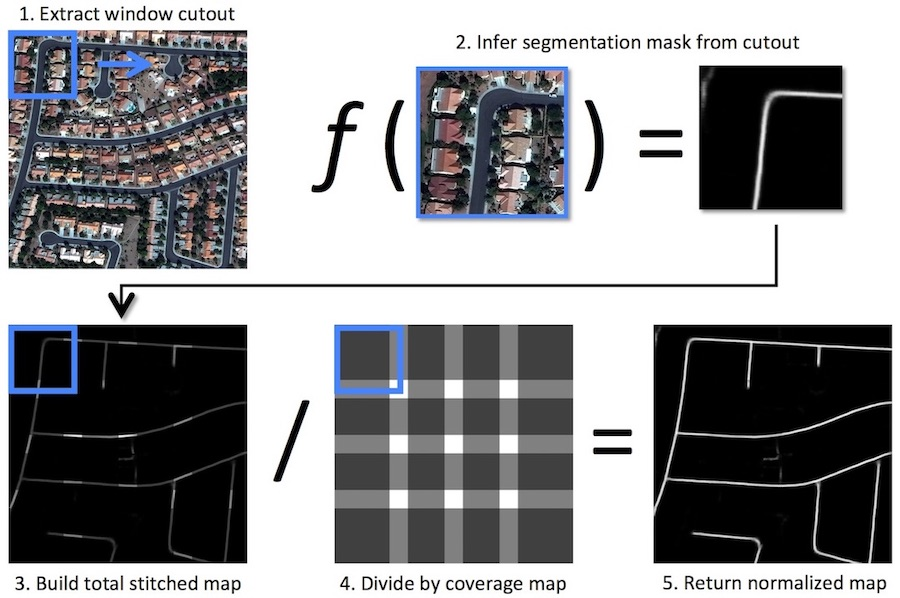
#> input picture notebooks/dar_tutorial_cpu/images/basiss_test.jpg, 900 x 598 px
$ python -i functional.py   (imports and definitions only)
#> lines starting #> are read from the running program, lines starting #| are printed output that depends on the picture
import cv2
# [2 lines not run here, left out]
import numpy as np
import math
from functools import wraps


def clip(img, dtype, maxval):
    return np.clip(img, 0, maxval).astype(dtype)


# [18 lines left out: functions clipped, fix_shift_values, not called in this run]


def vflip(img):
    return cv2.flip(img, 0)


def hflip(img):
    return cv2.flip(img, 1)


def flip(img, code):
    return cv2.flip(img, code)


def transpose(img):
    return img.transpose(1, 0, 2) if len(img.shape) > 2 else img.transpose(1, 0)


def rot90(img, times):
    img = np.rot90(img, times)
    return np.ascontiguousarray(img)


# [71 lines left out: functions rotate, shift_scale_rotate, center_crop, shift_hsv, shift_channels, not called in this run]


def clahe(img, clipLimit=2.0, tileGridSize=(8,8)):
#> called with clipLimit = 2, tileGridSize = (8, 8)
    img_yuv = cv2.cvtColor(img, cv2.COLOR_RGB2LAB)
#> img_yuv: shape (598, 900, 3); mean of channels 0, 1, 2 149.2, 128.5, 126.9
    clahe = cv2.createCLAHE(clipLimit=clipLimit, tileGridSize=tileGridSize)
    img_yuv[:, :, 0] = clahe.apply(img_yuv[:, :, 0])
#> img_yuv: shape (598, 900, 3); mean of channels 0, 1, 2 152.6, 128.5, 126.9
    img_output = cv2.cvtColor(img_yuv, cv2.COLOR_LAB2RGB)
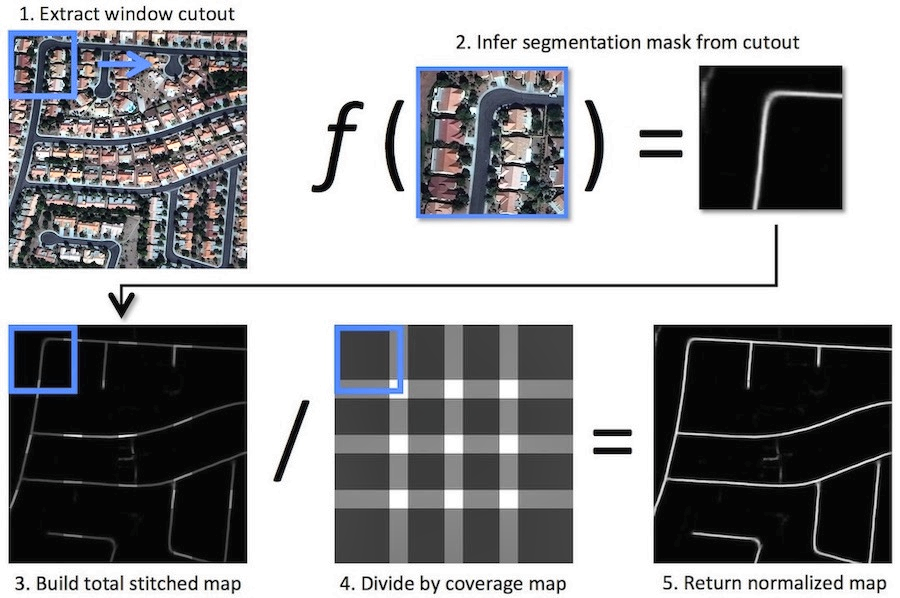
#> img_output: shape (598, 900, 3); mean R, G, B 150.7, 151, 153
    return img_output


def blur(img, ksize):
    return cv2.blur(img, (ksize, ksize))


def invert(img):
    return 255 - img


# [27 lines left out: functions channel_shuffle, img_to_tensor, mask_to_tensor, not called in this run]

>>> import cv2
>>> picture = cv2.cvtColor(cv2.imread('../../notebooks/dar_tutorial_cpu/images/basiss_test.jpg'), cv2.COLOR_BGR2RGB)
>>> result = clahe(picture)
